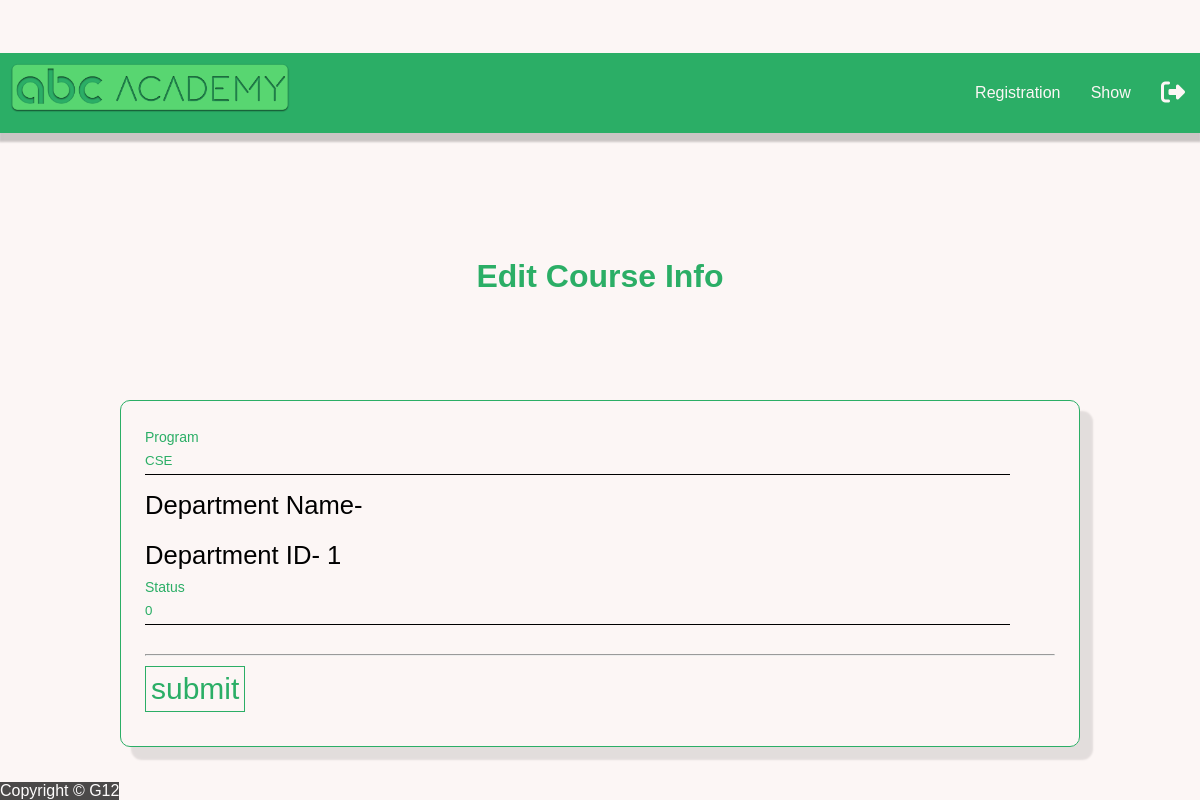
/editPrograminfo.php?id=3 (signed in), run on the app's committed database.
### tables this page shows
CREATE TABLE `program` (
  `id` int(11) NOT NULL,
  `name` varchar(20) NOT NULL,
  `deptid` int(11) NOT NULL,
  `status` tinyint(1) NOT NULL
);

### model.php (called while the page is built, shortened)
<?php
function showProgram($id){
    $conn = db_conn();
    $selectQuery = "SELECT * FROM `program` where id = ?";
    try {
        $stmt = $conn->prepare($selectQuery);
        $stmt->execute([$id]);
    } catch (PDOException $e) {
        echo $e->getMessage();
    }
    $row = $stmt->fetch(PDO::FETCH_ASSOC);
    return $row;
}

### controller/programInfo.php (called while the page is built, shortened)
<?php
function fetchprogram($id){
	require_once 'model.php';
	return showprogram($id);
}

### editPrograminfo.php (the view, shortened to what this page needs)
<?php
require_once 'controller/programInfo.php';
$program = fetchProgram($_GET['id']);
 ?>
<!DOCTYPE html>
<html>
<head>
	<link rel="stylesheet" type="text/css" href="css/style.css">
</head>
<body>
<?php include('header1.php');?>
<span class="textcenter textmain"><h1>Edit Course Info</h1></span>
	<div class="textcenter">
	<div class="main_internaldiv textleft fontsize160">
		<form action="controller/updateProgram.php" method="POST" enctype="multipart/form-data">
			<div class="form">
					<input type="text" name="programname" value="<?php echo $program['name'] ?>" autocomplete="off" required />
					<label for="name" class="label-name">
					<span class="content-name">Program</span>
					</label>
			</div>
			<div class="form">
					<span class="content-name">Department Name- <?php echo $program['deptname'] ?></span>
			</div>
			<div class="form">
					<span class="content-name">Department ID- <?php echo $program['deptid'] ?></span>
			</div>
			<div class="form">
					<input type="text" name="status" value="<?php echo $program['status'] ?>" autocomplete="off" required />
					<label for="status" class="label-name">
					<span class="content-name">Status</span>
					</label>
			</div>
  			<br>
			<hr>
			<input type="submit" value="submit" name="submit" >
		</form>
</div>
</div>
<?php include('footer.php');?>
</body>
</html>

### css/style.css (style rules this page uses)
html { height: 100%; }
* { margin: 0; padding: 0; box-sizing: border-box; }
body { margin: 0; background-color: #FCF6F5FF; min-height: 100%; display: flex; justify-content: space-around; flex-direction: column; font-family: sans-serif; }
.form { width: 95%; position: relative; height: 50px; overflow: hidden; }
.form input { width: 100%; height: 100%; color: #2BAE66FF; background: #FCF6F5FF; padding-top:20px; border:none; outline: none; }
.form label { position: absolute; bottom: 0px; left: 0%; width: 100%; height: 100%; pointer-events: none; border-bottom: 1px solid #000; }
.content-name { position: absolute; bottom: 5px; left: 0px; transform: all 0.3s ease; }
.form input:focus + .label-name .content-name, .form input:valid + .label-name .content-name { transform: translateY(-150%); font-size: 14px; color: #2BAE66FF; }
.from input:focus + .label-name::after, .form input:valid + .label-name::after { transform: translateX(0%); }
input[type=submit] { color: #2BAE66FF; border: 1px solid #2BAE66FF; background: none; padding: 5px; font-size: 30px; cursor: pointer; transition: 0.8s; margin-top: 10px; margin-bottom: 10px; }
.main_internaldiv { border: 1px solid #2BAE66FF; box-shadow: 12px 12px 2px 1px rgba(0, 0, 0, .1); padding: 2%; border-radius: 10px; display: inline-block; width: 80%; }
.textcenter { text-align: center; }
.textleft { text-align: left; }
.fontsize160 { font-size: 160% }
.textmain { color: #2BAE66FF; }

### data on the page
program: programname "CSE", deptid "1", status "0"
